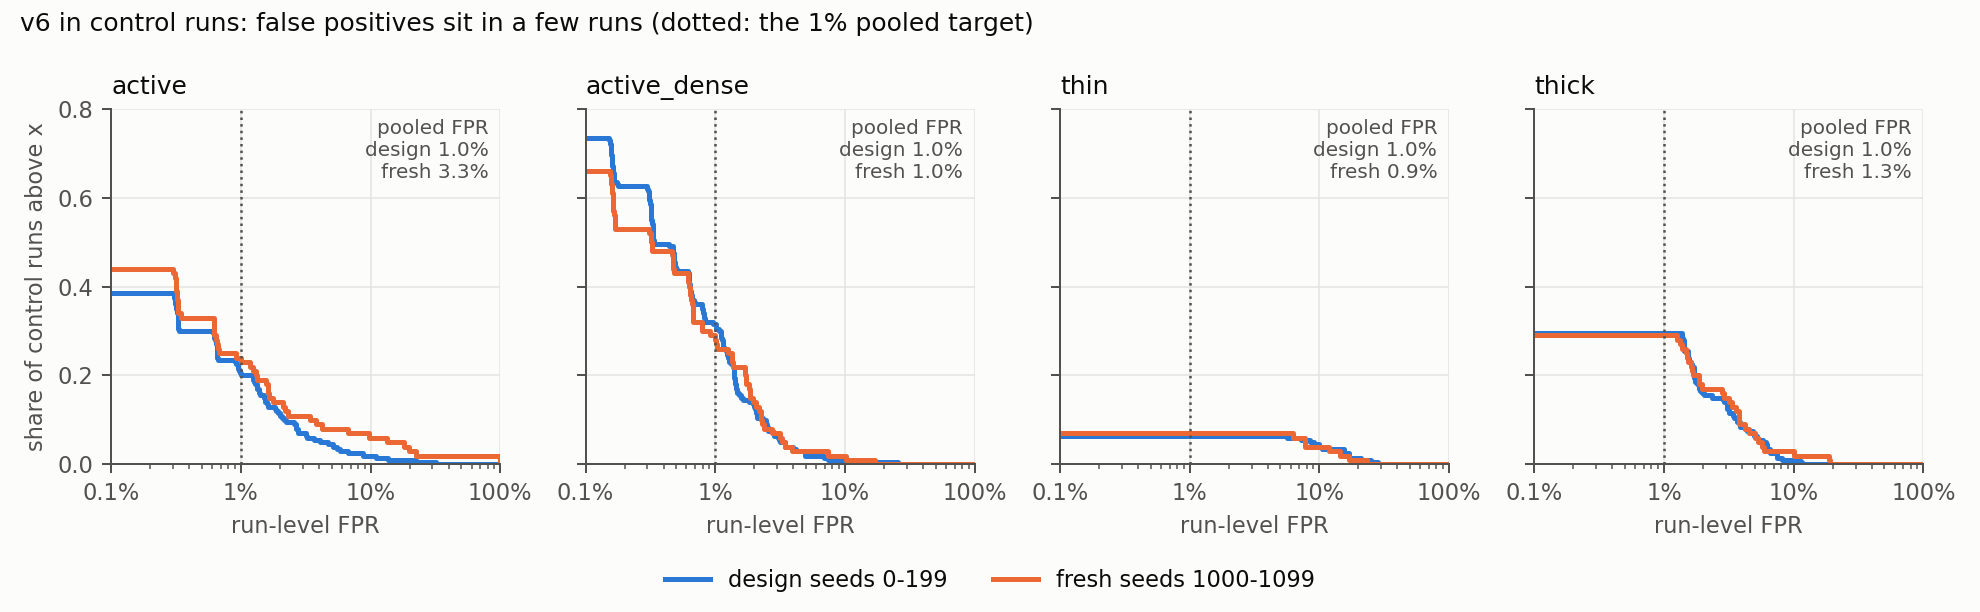

Here is the Python script that generated this plot:
"""Run-level false-positive rate of the control runs (no wash group), design seeds vs fresh seeds.

The thresholds put the POOLED control FPR at 1% on the design seeds. This shows how that 1% is
spread over runs, and which channel the false positives come from.

    python control_fpr.py <out dir> [<design data root> <fresh data root>]

The roots default to $WASH_V8_DATA and $WASH_V8_HELDOUT.
"""
import os, sys
import numpy as np, pandas as pd
import matplotlib
matplotlib.use("Agg")
import matplotlib.pyplot as plt

OUT = sys.argv[1] if len(sys.argv) > 1 else "."
SRC = {"design seeds 0-199": sys.argv[2] if len(sys.argv) > 2 else os.environ["WASH_V8_DATA"],
       "fresh seeds 1000-1099": sys.argv[3] if len(sys.argv) > 3 else os.environ["WASH_V8_HELDOUT"]}
BGS = ["active", "active_dense", "thin", "thick"]
COLS = ["run_id", "seed", "background", "f_scenario", "method", "trade_fp_owner", "trade_neg_owner"]
CHANNELS = ["closure", "roundtrip_100", "repeat_50", "cluster"]

frames = []
for src, root in SRC.items():
    for sw in ("adversary", "honest"):
        d = pd.read_csv(f"{root}/ds_v8_{sw}/detection_v6/results.csv", usecols=COLS)
        d = d[(d.f_scenario == "control") & d.background.isin(BGS)]
        frames.append(d.assign(src=src, sweep=sw))
d = pd.concat(frames)
# the adversary sweep's controls are the honest sweep's standard-background controls bit for bit;
# keep one copy per run
d = d[d.sweep == "honest"] if (d.sweep == "honest").any() else d
d["fpr"] = d.trade_fp_owner / d.trade_neg_owner

rows = []
for (src, bg), g in d.groupby(["src", "background"]):
    v6 = g[g.method == "v6"].set_index("run_id")
    fp, neg = v6.trade_fp_owner, v6.trade_neg_owner
    top5 = fp.sort_values().index[-5:]
    ch = {c: g[g.method == c].trade_fp_owner.sum() for c in CHANNELS}
    rows.append(dict(src=src, background=bg, runs=len(v6), pooled_fpr=fp.sum() / neg.sum(),
                     median_run_fpr=v6.fpr.median(), share_runs_any_fp=(fp > 0).mean(),
                     share_runs_fpr_gt_10pct=(v6.fpr > 0.10).mean(),
                     top5_share_of_fp=fp[top5].sum() / max(fp.sum(), 1),
                     pooled_fpr_without_top5=fp.drop(top5).sum() / neg.drop(top5).sum(),
                     **{f"fp_alone_{c}": n for c, n in ch.items()}, fp_v6=fp.sum()))
# fp_alone_<channel>: false positives if that channel alone were used at its own 1% threshold
# (not an attribution of v6's false positives; the channels overlap)
tab = pd.DataFrame(rows)
tab.to_csv(f"{OUT}/control_fpr.csv", index=False)

# ---- figure: share of control runs whose run-level FPR exceeds x (v6), small multiples
SURF, INK, INK2, GRID = "#fcfcfb", "#0b0b0b", "#52514e", "#e4e3df"
COLOR = {"design seeds 0-199": "#2a78d6", "fresh seeds 1000-1099": "#eb6834"}
plt.rcParams.update({"font.size": 9, "axes.edgecolor": INK2, "axes.labelcolor": INK2,
                     "xtick.color": INK2, "ytick.color": INK2, "text.color": INK})
fig, axes = plt.subplots(1, 4, figsize=(11, 3.4), sharey=True, facecolor=SURF)
x = np.logspace(-3, 0, 400)
for ax, bg in zip(axes, BGS):
    ax.set_facecolor(SURF)
    pooled = []
    for src in SRC:
        f = d[(d.src == src) & (d.background == bg) & (d.method == "v6")].fpr.to_numpy()
        ax.step(x, [(f > t).mean() for t in x], where="post", lw=2, color=COLOR[src], label=src)
        pooled.append(tab[(tab.src == src) & (tab.background == bg)].pooled_fpr.iloc[0])
    ax.axvline(0.01, color=INK2, lw=1, ls=":")
    ax.text(0.97, 0.97, f"pooled FPR\ndesign {pooled[0]:.1%}\nfresh {pooled[1]:.1%}",
            transform=ax.transAxes, ha="right", va="top", color=INK2, fontsize=8)
    ax.set_xscale("log"); ax.set_xlim(1e-3, 1); ax.set_ylim(0, 0.8)
    ax.set_xticks([1e-3, 1e-2, 1e-1, 1]); ax.set_xticklabels(["0.1%", "1%", "10%", "100%"])
    ax.set_title(bg, color=INK, fontsize=10, loc="left")
    ax.grid(True, color=GRID, lw=0.6); ax.set_axisbelow(True)
    for sp in ("top", "right"):
        ax.spines[sp].set_visible(False)
    ax.set_xlabel("run-level FPR")
axes[0].set_ylabel("share of control runs above x")
h, l = axes[0].get_legend_handles_labels()
fig.legend(h, l, frameon=False, loc="lower center", ncol=2, bbox_to_anchor=(0.5, 0))
fig.suptitle("v6 in control runs: false positives sit in a few runs (dotted: the 1% pooled target)",
             x=0.01, ha="left", fontsize=10)
fig.tight_layout(rect=(0, 0.08, 1, 1))
fig.savefig(f"{OUT}/control_fpr.png", dpi=180, facecolor=SURF)
pd.set_option("display.width", 250)
print(tab.round(4).to_string(index=False))
